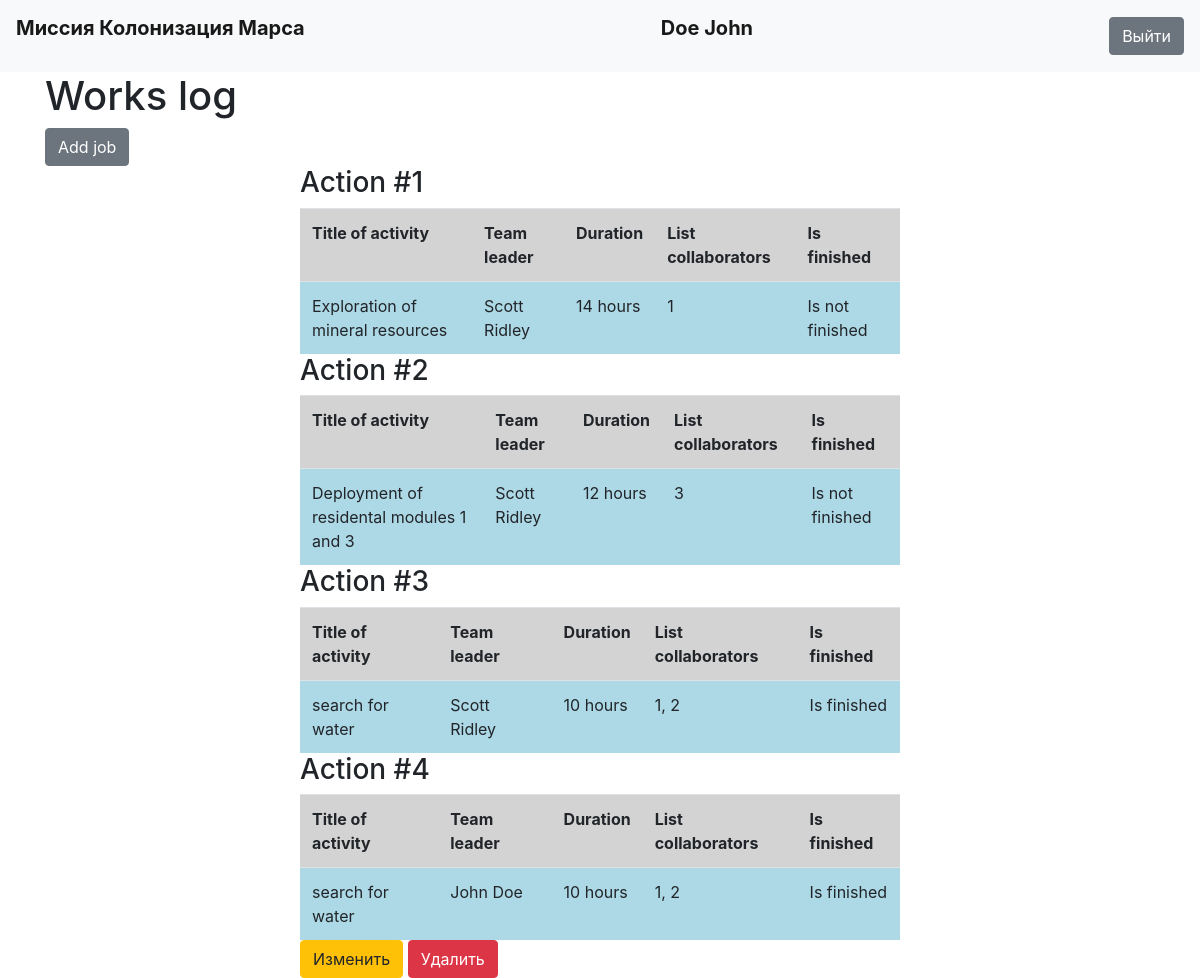
/ (signed in), run on the app's committed database.
### data/users.py (models this page shows, shortened)
class User(SqlAlchemyBase, UserMixin):
    __tablename__ = 'users'
    id = sqlalchemy.Column(sqlalchemy.Integer,
                           primary_key=True, autoincrement=True)
    surname = sqlalchemy.Column(sqlalchemy.String, nullable=True)
    name = sqlalchemy.Column(sqlalchemy.String, nullable=True)
    age = sqlalchemy.Column(sqlalchemy.Integer, nullable=True)
    position = sqlalchemy.Column(sqlalchemy.String, nullable=True)
    speciality = sqlalchemy.Column(sqlalchemy.String, nullable=True)
    address = sqlalchemy.Column(sqlalchemy.String, nullable=True)
    email = sqlalchemy.Column(sqlalchemy.String,
                              index=True, unique=True, nullable=True)
    hashed_password = sqlalchemy.Column(sqlalchemy.String, nullable=True)

### data/jobs.py (models this page shows)
class Jobs(SqlAlchemyBase):
    __tablename__ = 'jobs'
    user_id = sqlalchemy.Column(sqlalchemy.Integer,
                                primary_key=True, autoincrement=True)
    activity = sqlalchemy.Column(sqlalchemy.String, nullable=True)
    team_leader = sqlalchemy.Column(sqlalchemy.Integer, sqlalchemy.ForeignKey("users.id"), nullable=True)
    work_size = sqlalchemy.Column(sqlalchemy.Integer, nullable=True)
    collaborators = sqlalchemy.Column(sqlalchemy.String, nullable=True)
    is_finished = sqlalchemy.Column(sqlalchemy.Boolean, nullable=True)

### jobs.py (the view)
@app.route('/', methods=['GET', 'POST'])
def index():
    db_session.global_init("db/users.db")
    db_sess = db_session.create_session()
    jobs = db_sess.query(Jobs)
    users = db_sess.query(User)
    return render_template("index.html", jobs=jobs, users=users)

### data/db_session.py (called while the page is built, shortened)
def global_init(db_file):
    global __factory
    if __factory:
        return

def create_session() -> Session:
    global __factory
    return __factory()

### jobs.py (called while the page is built)
@login_manager.user_loader
def load_user(user_id):
    db_session.global_init("db/users.db")
    db_sess = db_session.create_session()
    return db_sess.query(User).get(user_id)

### templates/index.html
{% extends "base.html" %}
{% block content %}
<h1>Works log</h1>
<a class="btn btn-secondary" href="/add_job">Add job</a>
{% for item in jobs%}
<div class="table">
    <h3>Action #{{loop.index}}</h3>
    <table>
        <tr>
            <th>Title of activity</th>
            <th>Team leader</th>
            <th>Duration</th>
            <th>List collaborators</th>
            <th>Is finished</th>
        </tr>
        <tr>
            <td>{{item.activity}}</td>
            <td>{{users[item.team_leader - 1].surname}} {{users[item.team_leader - 1].name}}</td>
            <td>{{item.work_size}} hours</td>
            <td>{{item.collaborators}}</td>
            {% if item.is_finished == 1 %}
            <td>Is finished</td>
            {% else %}
            <td>Is not finished</td>
            {% endif %}
        </tr>
    </table>
    {% if current_user.is_authenticated and (current_user.id == item.team_leader or current_user.position == "captain") %}
    <div>
        <a href="/jobs/{{ item.user_id }}" class="btn btn-warning">
            Изменить
        </a>
        <a href="/jobs_delete/{{ item.user_id }}" class="btn btn-danger">
            Удалить
        </a>
    </div>
    {% endif %}
</div>
{% endfor %}
{% endblock %}

### templates/base.html (shortened to what this page needs)
<!doctype html>
<html lang="en">
<head>
    <link rel="stylesheet"
          href="https://stackpath.bootstrapcdn.com/bootstrap/4.4.1/css/bootstrap.min.css"
>
    <link rel="stylesheet" type="text/css" href="{{ url_for('static', filename='css/style.css') }}" />
</head>
<body>
<header>
    <nav class="navbar navbar-light bg-light">
        <p class="navbar-brand"><strong>Миссия Колонизация Марса</strong></p>
        {% if current_user.is_authenticated %}
        <p class="navbar-brand"><strong>{{ current_user.name }} {{ current_user.surname }}</strong></p>
        <a class="btn btn-secondary" href="/logout">Выйти</a>
        {% else %}
        <p>
            <a class="btn btn-primary " href="/register">Зарегистрироваться</a>
            <a class="btn btn-success" href="/login">Войти</a>
        </p>
        {% endif %}
    </nav>
</header>
<main role="main" class="container">
    {% block content %}{% endblock %}
</main>
</body>
</html>

### static/css/style.css (style rules this page uses)
.table { width: 600px; margin: 0 auto; }
tr { background: lightgray; }
td { background-color: lightblue; }

### data on the page
User: name "Doe", surname "John"
Jobs: activity "Exploration of mineral resources", team_leader.surname "Scott", team_leader.name "Ridley", work_size "14", collaborators "1", is_finished "Is not finished"
Jobs: activity "Deployment of residental modules 1 and 3", team_leader.surname "Scott", team_leader.name "Ridley", work_size "12", collaborators "3", is_finished "Is not finished"
Jobs: activity "search for water", team_leader.surname "Scott", team_leader.name "Ridley", work_size "10", collaborators "1, 2", is_finished "Is finished"
Jobs: activity "search for water", team_leader.surname "John", team_leader.name "Doe", work_size "10", collaborators "1, 2", is_finished "Is finished"
